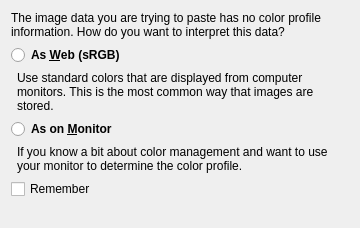
<?xml version="1.0" encoding="UTF-8"?>
<ui version="4.0">
 <class>WdgMissingColorProfile</class>
 <widget class="QWidget" name="WdgMissingColorProfile">
  <property name="geometry">
   <rect>
    <x>0</x>
    <y>0</y>
    <width>360</width>
    <height>228</height>
   </rect>
  </property>
  <property name="sizePolicy">
   <sizepolicy hsizetype="Preferred" vsizetype="Minimum">
    <horstretch>0</horstretch>
    <verstretch>0</verstretch>
   </sizepolicy>
  </property>
  <property name="windowTitle">
   <string>Missing Color Profile</string>
  </property>
  <layout class="QVBoxLayout" name="verticalLayout">
   <item>
    <widget class="QLabel" name="lblQuestion">
     <property name="sizePolicy">
      <sizepolicy hsizetype="Preferred" vsizetype="Minimum">
       <horstretch>0</horstretch>
       <verstretch>0</verstretch>
      </sizepolicy>
     </property>
     <property name="text">
      <string>The image data you are trying to paste has no color profile information. How do you want to interpret this data?</string>
     </property>
     <property name="wordWrap">
      <bool>true</bool>
     </property>
    </widget>
   </item>
   <item>
    <widget class="QWidget" name="options" native="true">
     <layout class="QFormLayout" name="formLayout">
      <property name="leftMargin">
       <number>0</number>
      </property>
      <property name="topMargin">
       <number>0</number>
      </property>
      <property name="rightMargin">
       <number>0</number>
      </property>
      <property name="bottomMargin">
       <number>0</number>
      </property>
      <item row="1" column="1">
       <widget class="QLabel" name="lblExplanationWeb">
        <property name="sizePolicy">
         <sizepolicy hsizetype="Preferred" vsizetype="Minimum">
          <horstretch>0</horstretch>
          <verstretch>0</verstretch>
         </sizepolicy>
        </property>
        <property name="text">
         <string>Use standard colors that are displayed from computer monitors. This is the most common way that images are stored.</string>
        </property>
        <property name="wordWrap">
         <bool>true</bool>
        </property>
        <property name="buddy">
         <cstring>btnAsWeb</cstring>
        </property>
       </widget>
      </item>
      <item row="0" column="0" colspan="2">
       <widget class="QRadioButton" name="btnAsWeb">
        <property name="styleSheet">
         <string notr="true">QRadioButton { font: bold; }</string>
        </property>
        <property name="text">
         <string>As &amp;Web (sRGB)</string>
        </property>
       </widget>
      </item>
      <item row="2" column="0" colspan="2">
       <widget class="QRadioButton" name="btnAsMonitor">
        <property name="styleSheet">
         <string notr="true">QRadioButton { font: bold; }</string>
        </property>
        <property name="text">
         <string>As on &amp;Monitor</string>
        </property>
       </widget>
      </item>
      <item row="3" column="1">
       <widget class="QLabel" name="lblExplanationMonitor">
        <property name="sizePolicy">
         <sizepolicy hsizetype="Preferred" vsizetype="Minimum">
          <horstretch>0</horstretch>
          <verstretch>0</verstretch>
         </sizepolicy>
        </property>
        <property name="text">
         <string>If you know a bit about color management and want to use your monitor to determine the color profile.</string>
        </property>
        <property name="wordWrap">
         <bool>true</bool>
        </property>
       </widget>
      </item>
     </layout>
    </widget>
   </item>
   <item>
    <widget class="QCheckBox" name="dontPrompt">
     <property name="text">
      <string>Remember</string>
     </property>
    </widget>
   </item>
   <item>
    <spacer name="verticalSpacer">
     <property name="orientation">
      <enum>Qt::Vertical</enum>
     </property>
     <property name="sizeHint" stdset="0">
      <size>
       <width>20</width>
       <height>0</height>
      </size>
     </property>
    </spacer>
   </item>
  </layout>
 </widget>
 <resources/>
 <connections/>
</ui>
